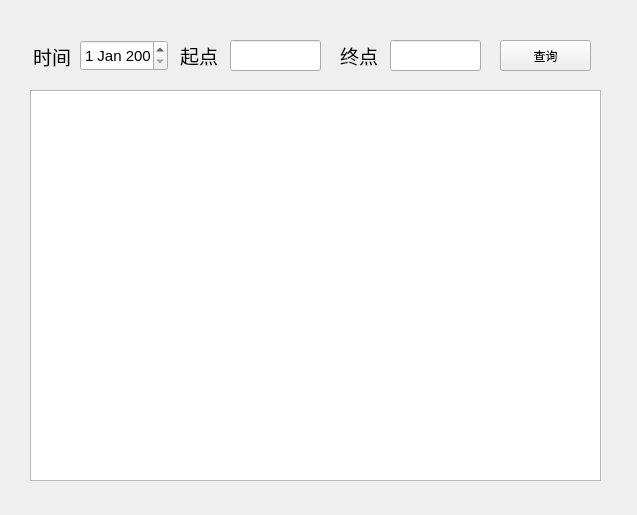
<?xml version="1.0" encoding="UTF-8"?>
<ui version="4.0">
 <class>Form</class>
 <widget class="QWidget" name="Form">
  <property name="geometry">
   <rect>
    <x>0</x>
    <y>0</y>
    <width>637</width>
    <height>515</height>
   </rect>
  </property>
  <property name="windowTitle">
   <string>12306查票</string>
  </property>
  <widget class="QLabel" name="label_2">
   <property name="geometry">
    <rect>
     <x>180</x>
     <y>40</y>
     <width>38</width>
     <height>31</height>
    </rect>
   </property>
   <property name="text">
    <string>&lt;html&gt;&lt;head/&gt;&lt;body&gt;&lt;p&gt;&lt;span style=&quot; font-size:14pt;&quot;&gt;起点&lt;/span&gt;&lt;/p&gt;&lt;/body&gt;&lt;/html&gt;</string>
   </property>
   <property name="alignment">
    <set>Qt::AlignCenter</set>
   </property>
  </widget>
  <widget class="QLineEdit" name="lineEdit">
   <property name="geometry">
    <rect>
     <x>230</x>
     <y>40</y>
     <width>91</width>
     <height>31</height>
    </rect>
   </property>
   <property name="font">
    <font>
     <family>Arial</family>
     <pointsize>14</pointsize>
    </font>
   </property>
   <property name="alignment">
    <set>Qt::AlignCenter</set>
   </property>
  </widget>
  <widget class="QLabel" name="label_3">
   <property name="geometry">
    <rect>
     <x>340</x>
     <y>40</y>
     <width>38</width>
     <height>31</height>
    </rect>
   </property>
   <property name="text">
    <string>&lt;html&gt;&lt;head/&gt;&lt;body&gt;&lt;p&gt;&lt;span style=&quot; font-size:14pt;&quot;&gt;终点&lt;/span&gt;&lt;/p&gt;&lt;/body&gt;&lt;/html&gt;</string>
   </property>
  </widget>
  <widget class="QLineEdit" name="lineEdit_2">
   <property name="geometry">
    <rect>
     <x>390</x>
     <y>40</y>
     <width>91</width>
     <height>31</height>
    </rect>
   </property>
   <property name="font">
    <font>
     <family>Arial</family>
     <pointsize>14</pointsize>
    </font>
   </property>
   <property name="alignment">
    <set>Qt::AlignCenter</set>
   </property>
  </widget>
  <widget class="QPushButton" name="pushButton">
   <property name="geometry">
    <rect>
     <x>500</x>
     <y>40</y>
     <width>91</width>
     <height>31</height>
    </rect>
   </property>
   <property name="text">
    <string>查询</string>
   </property>
  </widget>
  <widget class="QDateEdit" name="dateEdit">
   <property name="geometry">
    <rect>
     <x>80</x>
     <y>40</y>
     <width>88</width>
     <height>31</height>
    </rect>
   </property>
   <property name="font">
    <font>
     <family>Arial</family>
     <pointsize>11</pointsize>
    </font>
   </property>
  </widget>
  <widget class="QLabel" name="label">
   <property name="geometry">
    <rect>
     <x>11</x>
     <y>41</y>
     <width>82</width>
     <height>31</height>
    </rect>
   </property>
   <property name="minimumSize">
    <size>
     <width>82</width>
     <height>0</height>
    </size>
   </property>
   <property name="text">
    <string>&lt;html&gt;&lt;head/&gt;&lt;body&gt;&lt;p&gt;&lt;span style=&quot; font-size:14pt;&quot;&gt;时间&lt;/span&gt;&lt;/p&gt;&lt;/body&gt;&lt;/html&gt;</string>
   </property>
   <property name="textFormat">
    <enum>Qt::AutoText</enum>
   </property>
   <property name="alignment">
    <set>Qt::AlignCenter</set>
   </property>
  </widget>
  <widget class="QPlainTextEdit" name="plainTextEdit">
   <property name="geometry">
    <rect>
     <x>30</x>
     <y>90</y>
     <width>571</width>
     <height>391</height>
    </rect>
   </property>
  </widget>
 </widget>
 <resources/>
 <connections/>
</ui>
